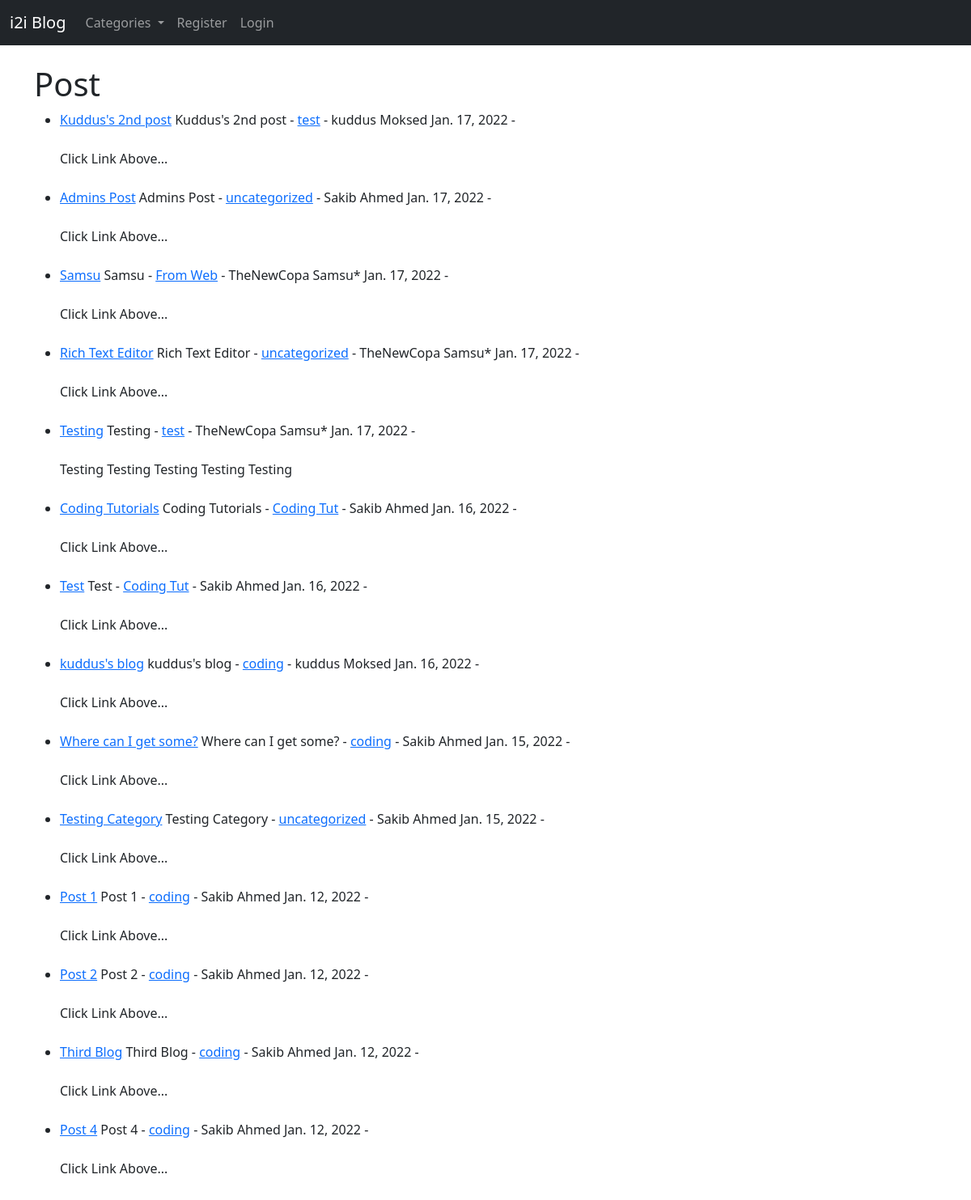
The page / on the database its author committed.
### theblog/models.py (models this page shows, shortened)
class Post(models.Model):
    title = models.CharField(max_length=255)
    title_tag = models.CharField(max_length=255)
    author = models.ForeignKey(User, on_delete=models.CASCADE)
    body = RichTextField(blank=True, null=True)
    post_date = models.DateField(auto_now_add=True)
    category = models.CharField(max_length=255, default='coding')
    snippet = models.CharField(max_length=255)
    likes = models.ManyToManyField(User, related_name='blog_posts')

### theblog/views.py (the view)
# urls.py: path("", HomeView.as_view(), name="home"),
class HomeView(ListView):
    model = Post
    template_name = "home.html"
    ordering = ['-post_date']
    def get_context_data(self, *args, **kwargs):
        cat_menu = Category.objects.all()
        context = super(HomeView, self).get_context_data(*args, **kwargs)
        context["cat_menu"] = cat_menu
        return context

### theblog/models.py (called while the page is built)
    def __str__(self):
        return self.name

### theblog/templates/home.html (shortened to what this page needs)
<!DOCTYPE html>
<html lang="en">
  <head>
    {% extends 'base.html' %}
    {% block content %}
    <h1>Post</h1>
    <ul>
      {% for post in object_list %}
      <li>
        <a href="{% url 'article-detail' post.pk %}">{{ post.title }}</a>
        {{ post.title }}
         - <a href="{% url 'category' post.category|slugify %}">{{ post.category}}</a>
         - {{ post.author.first_name }}
        {{post.author.last_name}} {{ post.post_date }} -
         <br /><br />
        {{ post.snippet }}
        <br /><br />
      </li>
      {% endfor%}
    </ul>
    {% endblock %}

### rows shown on the page
Post: title "Kuddus's 2nd post", category "test", author.first_name "kuddus", author.last_name "Moksed", post_date "Jan. 17, 2022", snippet "Click Link Above..."
Post: title "Admins Post", category "uncategorized", author.first_name "Sakib", author.last_name "Ahmed", post_date "Jan. 17, 2022", snippet "Click Link Above..."
Post: title "Samsu", category "From Web", author.first_name "TheNewCopa", author.last_name "Samsu*", post_date "Jan. 17, 2022", snippet "Click Link Above..."
Post: title "Rich Text Editor", category "uncategorized", author.first_name "TheNewCopa", author.last_name "Samsu*", post_date "Jan. 17, 2022", snippet "Click Link Above..."
Post: title "Testing", category "test", author.first_name "TheNewCopa", author.last_name "Samsu*", post_date "Jan. 17, 2022", snippet "Testing Testing Testing Testing Testing"
Post: title "Coding Tutorials", category "Coding Tut", author.first_name "Sakib", author.last_name "Ahmed", post_date "Jan. 16, 2022", snippet "Click Link Above..."
Post: title "Test", category "Coding Tut", author.first_name "Sakib", author.last_name "Ahmed", post_date "Jan. 16, 2022", snippet "Click Link Above..."
Post: title "kuddus's blog", category "coding", author.first_name "kuddus", author.last_name "Moksed", post_date "Jan. 16, 2022", snippet "Click Link Above..."
Post: title "Where can I get some?", category "coding", author.first_name "Sakib", author.last_name "Ahmed", post_date "Jan. 15, 2022", snippet "Click Link Above..."
Post: title "Testing Category", category "uncategorized", author.first_name "Sakib", author.last_name "Ahmed", post_date "Jan. 15, 2022", snippet "Click Link Above..."
Post: title "Post 1", category "coding", author.first_name "Sakib", author.last_name "Ahmed", post_date "Jan. 12, 2022", snippet "Click Link Above..."
Post: title "Post 2", category "coding", author.first_name "Sakib", author.last_name "Ahmed", post_date "Jan. 12, 2022", snippet "Click Link Above..."
Post: title "Third Blog", category "coding", author.first_name "Sakib", author.last_name "Ahmed", post_date "Jan. 12, 2022", snippet "Click Link Above..."
Post: title "Post 4", category "coding", author.first_name "Sakib", author.last_name "Ahmed", post_date "Jan. 12, 2022", snippet "Click Link Above..."
